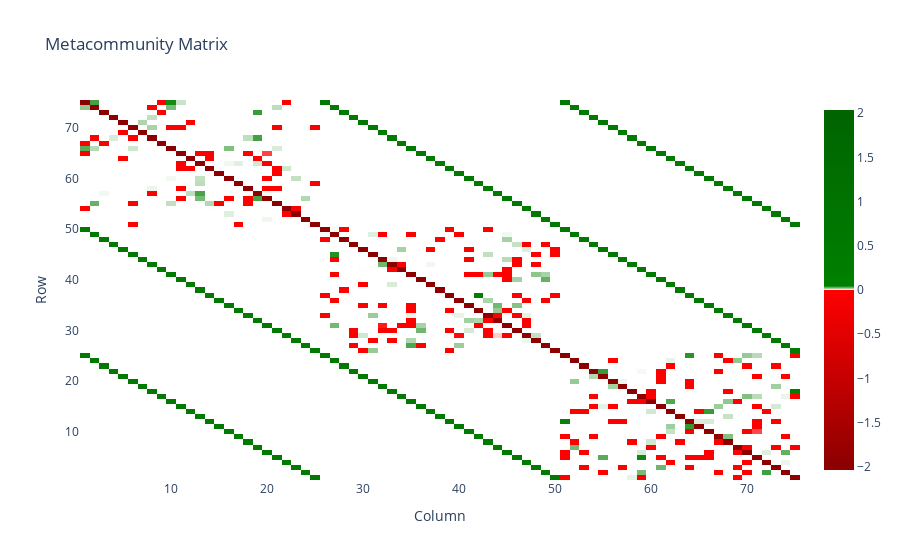

Source (notebook cell):
### Markdown cell above
## Function to set the Jacobian matrix J

$$ J=D*A+G$$

__D__ is a diagonal matrix with the approximation of population equilibria of all the species in the systems  $D= \hat{N_i}^*$ 

__A__ is the interaction matrix, effects of species _j_ on species _i_

__G__ is the dispersal matrix with entries describing the dispersal of species between local communities

### Code cell
def Compute_J(A,Nhatstar, m_ij):
    """
    This is Stone version of the J metacommunity matrix
    """
    #Assemble G matrix (dispersal)
    G = np.zeros_like(A)
    np.fill_diagonal(G, -1 / Nhatstar * (m_ij @ Nhatstar))
    G += m_ij
    
    #Assemble D matrix containing the N_i* for all the species in the system
    D = np.diag(Nhatstar)
    
    #Assemble Stability Matrix like Roberts and Stone
    S=D@A
    #Assemble Jacobian
    J= S +G
    
    return J

#Example of usage
#parameters
L=3
S=25
C=0.2
sigma= 0.02
Pc=0.5
Pm=0.25
Pe=0.25
s= 1

m=1
r=np.ones(S*L)

matrix_para = {'S':S, 'C':C, 'sigma':sigma, 'Pm':Pm, 'Pc':Pc, 'Pe':Pe,'s':s}

A=meta_A(L,S,matrix_para)
m_ij=get_mij(L,S,m)

Nhatstar=find_feasible_equilibrium(A,r,m,m_ij)

J=Compute_J(A,Nhatstar,m_ij)
plot_matrix(J,title="Metacommunity Matrix", use_meta=True)

### Figure 1 — Plotly figure (JSON) as saved in the notebook; plotly's stock layout.template omitted (floating-point values rounded to 4 significant figures; data arrays with more than 128 entries replaced by an {"elided": "..."} marker saying what was removed)
{"data": [{"colorscale": [[0, "darkred"], [0.4999, "red"], [0.5, "white"], [0.5111, "green"], [1, "darkgreen"]], "type": "heatmap", "x": [1, 2, 3, 4, 5, 6, 7, 8, 9, 10, 11, 12, 13, 14, 15, 16, 17, 18, 19, 20, 21, 22, 23, 24, 25, 26, 27, 28, 29, 30, 31, 32, 33, 34, 35, 36, 37, 38, 39, 40, 41, 42, 43, 44, 45, 46, 47, 48, 49, 50, 51, 52, 53, 54, 55, 56, 57, 58, 59, 60, 61, 62, 63, 64, 65, 66, 67, 68, 69, 70, 71, 72, 73, 74, 75], "y": [75, 74, 73, 72, 71, 70, 69, 68, 67, 66, 65, 64, 63, 62, 61, 60, 59, 58, 57, 56, 55, 54, 53, 52, 51, 50, 49, 48, 47, 46, 45, 44, 43, 42, 41, 40, 39, 38, 37, 36, 35, 34, 33, 32, 31, 30, 29, 28, 27, 26, 25, 24, 23, 22, 21, 20, 19, 18, 17, 16, 15, 14, 13, 12, 11, 10, 9, 8, 7, 6, 5, 4, 3, 2, 1], "z": {"elided": "75x75 float values"}, "zmid": 0}], "layout": {"title": {"text": "Metacommunity Matrix"}, "xaxis": {"title": {"text": "Column"}}, "yaxis": {"title": {"text": "Row"}}}}
